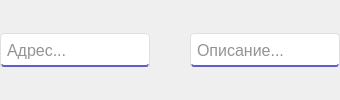
                        <widget class="QWidget" name="widget_7" native="true">
                         <layout class="QVBoxLayout" name="verticalLayout_86">
                          <property name="spacing">
                           <number>0</number>
                          </property>
                          <property name="leftMargin">
                           <number>0</number>
                          </property>
                          <property name="topMargin">
                           <number>0</number>
                          </property>
                          <property name="rightMargin">
                           <number>0</number>
                          </property>
                          <property name="bottomMargin">
                           <number>0</number>
                          </property>
                          <item>
                           <layout class="QHBoxLayout" name="horizontalLayout_11">
                            <property name="spacing">
                             <number>0</number>
                            </property>
                            <item>
                             <widget class="QFrame" name="frame_19">
                              <property name="sizePolicy">
                               <sizepolicy hsizetype="Expanding" vsizetype="Fixed">
                                <horstretch>0</horstretch>
                                <verstretch>0</verstretch>
                               </sizepolicy>
                              </property>
                              <property name="minimumSize">
                               <size>
                                <width>0</width>
                                <height>34</height>
                               </size>
                              </property>
                              <property name="maximumSize">
                               <size>
                                <width>16777215</width>
                                <height>34</height>
                               </size>
                              </property>
                              <property name="styleSheet">
                               <string notr="true">color:rgb(40,40,40);
background-color:rgb(255,255,255);
border:1px solid rgb(224,224,224);
border-radius:4px;
border-bottom:2px solid rgb(91,95,199);</string>
                              </property>
                              <property name="frameShape">
                               <enum>QFrame::StyledPanel</enum>
                              </property>
                              <property name="frameShadow">
                               <enum>QFrame::Raised</enum>
                              </property>
                              <layout class="QVBoxLayout" name="verticalLayout_23">
                               <property name="leftMargin">
                                <number>4</number>
                               </property>
                               <property name="topMargin">
                                <number>2</number>
                               </property>
                               <property name="rightMargin">
                                <number>4</number>
                               </property>
                               <property name="bottomMargin">
                                <number>2</number>
                               </property>
                               <item>
                                <widget class="QLineEdit" name="lineEdit_redactClientAddress">
                                 <property name="sizePolicy">
                                  <sizepolicy hsizetype="Expanding" vsizetype="Expanding">
                                   <horstretch>0</horstretch>
                                   <verstretch>0</verstretch>
                                  </sizepolicy>
                                 </property>
                                 <property name="minimumSize">
                                  <size>
                                   <width>0</width>
                                   <height>29</height>
                                  </size>
                                 </property>
                                 <property name="font">
                                  <font>
                                   <pointsize>12</pointsize>
                                  </font>
                                 </property>
                                 <property name="styleSheet">
                                  <string notr="true">color:rgb(40,40,40);
background-color:rgb(255,255,255);
border-radius:4px;
border:0px;</string>
                                 </property>
                                 <property name="placeholderText">
                                  <string>Адрес...</string>
                                 </property>
                                </widget>
                               </item>
                              </layout>
                             </widget>
                            </item>
                            <item>
                             <spacer name="horizontalSpacer_129">
                              <property name="orientation">
                               <enum>Qt::Horizontal</enum>
                              </property>
                              <property name="sizeType">
                               <enum>QSizePolicy::Fixed</enum>
                              </property>
                              <property name="sizeHint" stdset="0">
                               <size>
                                <width>40</width>
                                <height>20</height>
                               </size>
                              </property>
                             </spacer>
                            </item>
                            <item>
                             <widget class="QFrame" name="frame_25">
                              <property name="sizePolicy">
                               <sizepolicy hsizetype="Expanding" vsizetype="Fixed">
                                <horstretch>0</horstretch>
                                <verstretch>0</verstretch>
                               </sizepolicy>
                              </property>
                              <property name="minimumSize">
                               <size>
                                <width>0</width>
                                <height>34</height>
                               </size>
                              </property>
                              <property name="maximumSize">
                               <size>
                                <width>16777215</width>
                                <height>34</height>
                               </size>
                              </property>
                              <property name="styleSheet">
                               <string notr="true">color:rgb(40,40,40);
background-color:rgb(255,255,255);
border:1px solid rgb(224,224,224);
border-radius:4px;
border-bottom:2px solid rgb(91,95,199);</string>
                              </property>
                              <property name="frameShape">
                               <enum>QFrame::StyledPanel</enum>
                              </property>
                              <property name="frameShadow">
                               <enum>QFrame::Raised</enum>
                              </property>
                              <layout class="QVBoxLayout" name="verticalLayout_26">
                               <property name="leftMargin">
                                <number>4</number>
                               </property>
                               <property name="topMargin">
                                <number>2</number>
                               </property>
                               <property name="rightMargin">
                                <number>4</number>
                               </property>
                               <property name="bottomMargin">
                                <number>2</number>
                               </property>
                               <item>
                                <widget class="QLineEdit" name="lineEdit_redactClientAddress_information">
                                 <property name="sizePolicy">
                                  <sizepolicy hsizetype="Expanding" vsizetype="Expanding">
                                   <horstretch>0</horstretch>
                                   <verstretch>0</verstretch>
                                  </sizepolicy>
                                 </property>
                                 <property name="minimumSize">
                                  <size>
                                   <width>0</width>
                                   <height>29</height>
                                  </size>
                                 </property>
                                 <property name="font">
                                  <font>
                                   <pointsize>12</pointsize>
                                  </font>
                                 </property>
                                 <property name="styleSheet">
                                  <string notr="true">color:rgb(40,40,40);
background-color:rgb(255,255,255);
border-radius:4px;
border:0px;</string>
                                 </property>
                                 <property name="placeholderText">
                                  <string>Описание...</string>
                                 </property>
                                </widget>
                               </item>
                              </layout>
                             </widget>
                            </item>
                           </layout>
                          </item>
                         </layout>
                        </widget>
